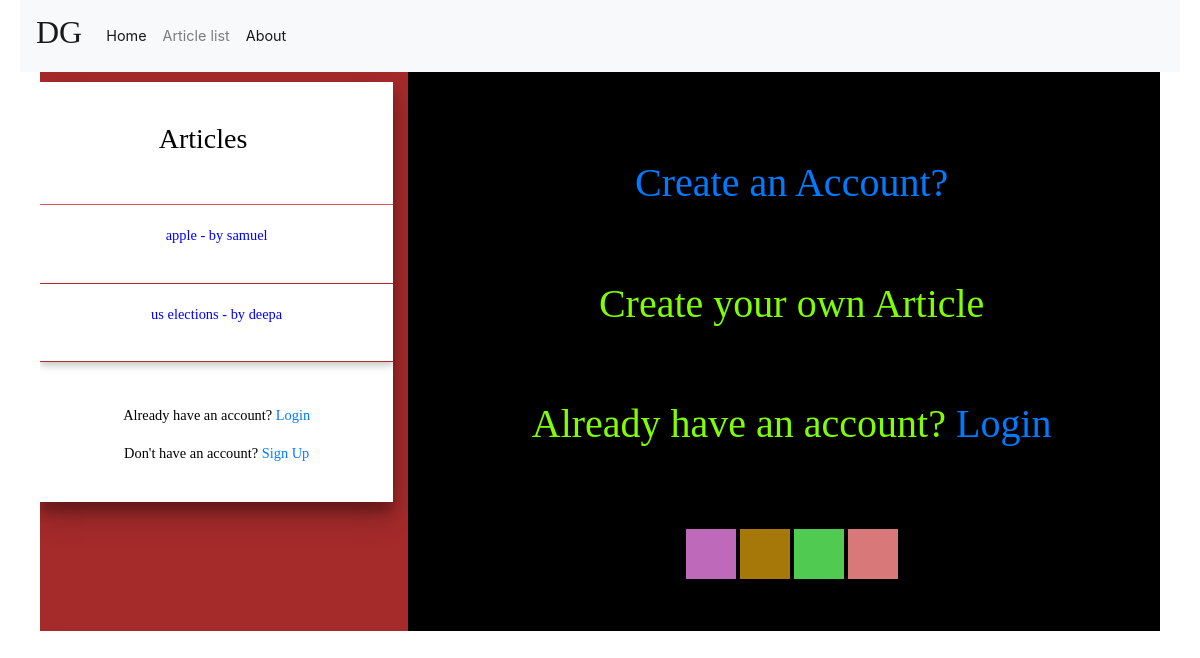
The app's page /blog/article-home with its own data.
### blog/models.py (models this page shows, shortened)
class Article(models.Model):
    title   = models.CharField(max_length=120)#msx_length required
    content = models.TextField()
    active  = models.BooleanField(default=True)
    author = models.ForeignKey(settings.AUTH_USER_MODEL,on_delete=models.CASCADE,)

### blog/views.py (the view)
# urls.py: path('article-home', ArticleListViewHome.as_view(), name ='article-home'),
class ArticleListViewHome(ListView):
    template_name='articles/article.html'
    queryset= Article.objects.all()

### blog/templates/articles/article.html (shortened to what this page needs)
{% include 'navbar2.html' %}
{% block content %}
</head>
<body>
<div class="container4">
       <div class="row">
            <div class="col-4" style="background-color:brown;">
                <div id="task-container">
                    <div id ='form-wrapper'>
                      <form id="form">
                          <div class="flex-wrapper">
                              <div style="flex:9;color: black;">
                               <h3> Articles</h3>
                              </div>
                              <div style="flex:1">
                              </div>
                          </div>
                      </form>
                    </div>
                    {% for instance in object_list %}
                    <div id="form-wrapper2">
                        <div style="flex:6">
                     <p style="color: blue;">    {{ instance.title}} - by {{ instance.author}} </p>
                    </div>
                </div>
                  {% endfor %}
                  <br><br>
            {%if  not request.user.is_active %}
                  <p style="color:black">Already have an account? <a href="{% url 'login' %}">Login</a></p>
                      <p style="color:black"> Don't have an account? <a href="{% url 'register'%}">Sign Up</a>
                      </p>
            {% endif %}
                      <br>
                      </div>
           </div>
               <div class="col-8"  id ="cntr-8" style="background-color:black;color: chartreuse;text-align: center;">
                <br><br><br>
            {%if  not request.user.is_active %}
                <br>
                <a href="{% url 'register'%}" ><h1>Create an Account?</h1></a>
                <br><br><br>
                <h1>Create your own Article</h1>
                <br><br><br>
                <h1> Already have an account? <a href="{% url 'login' %}">Login</a></h1>
                <br><br><br>
            {%else%}
                <h1>How are you , {{user}}</h1>
            {% endif %}
                <button class= "container6"  id="blue8" onclick="myFunction1()" style="background-color: rgb(211, 117, 206);"></button>
                <button class= "container6" id="yellow" onclick="myFunction2()" style="background-color:darkgoldenrod;"></button>
                <button class= "container6" id="green" onclick="myFunction3()" style="background-color:rgb(89, 224, 89);"></button>
                <button class= "container6" id="red" onclick="myFunction4()" style="background-color:rgb(241, 133, 133);"></button>
                <br><br><br>
        </div>
       </div>
    </div>
{% endblock %}

### static/css/sidebar.css (style rules this page uses)
body { font-size: 0.9rem; }

### static/css/styles.css (style rules this page uses)
* { box-sizing: border-box }
button { background-color: #4CAF50; color: white; padding: 14px 20px; margin: 8px 0; border: none; cursor: pointer; width: 100%; opacity: 0.9; }

### blog/templates/articles/article.html (style rules this page uses)
.container4 { height:700px; margin-right: 20px; margin-left: 20px; color: white; text-align: center; font-family: sans-serif; margin-bottom: 5px; overflow: hidden; }
.container6 { height:50px; width: 50px; border-radius: 40 50 40 50; border: 2; border-color: coral; background-color: cornsilk; }
h1,h2,h3,h4,h5,p,span,strike { font-family: cursive; }
#task-container { max-width:600px; margin:0; box-shadow: 0 14px 28px rgba(0,0,0,0.25),0 10px 10px rgba(0,0,0,0.22); background-color: #fff; margin-top: 10px; margin-bottom: 100px; justify-content: space-around; align-items: flex-start; overflow: hidden; }
#form-wrapper { position: -webkit-sticky; position: sticky; top:0rem; border-bottom: 1px solid #e05e5e; background-color: #fff; box-shadow: 0 3px 8px rgba(0,0,0,0.25); padding: 40px; }
#form-wrapper2 { position: -webkit-sticky; position: sticky; top:0rem; border-bottom: 1px solid #b32c2c; background-color: #fff; box-shadow: 0 3px 8px rgba(0,0,0,0.25); padding: 20px; color: black; }
.flex-wrapper { display: flex; }

### records on screen
Article: title "apple", author "samuel"
Article: title "us elections", author "deepa"
